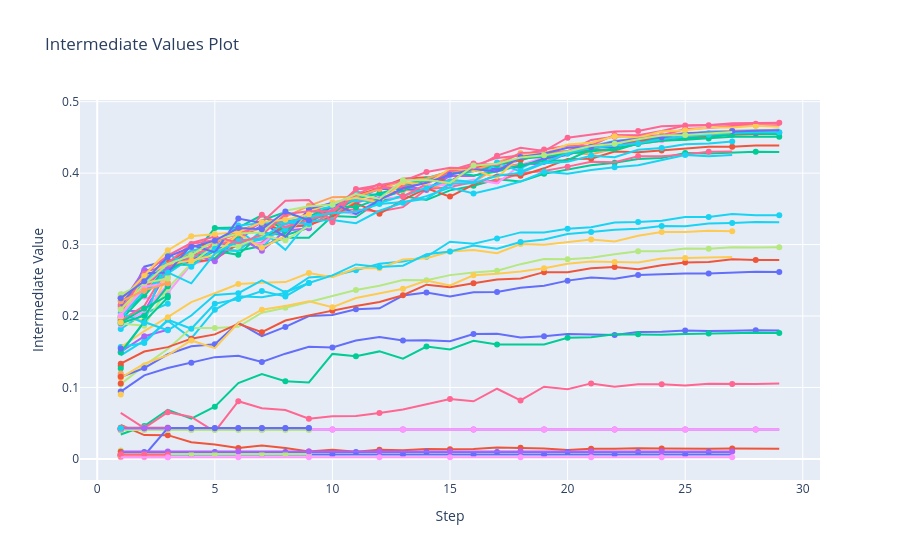

Notebook cell for this chart:
### Code cell
optuna.visualization.plot_intermediate_values(study).show()

### Figure 1 — Plotly figure (JSON) as saved in the notebook; plotly's stock layout.template omitted (floating-point values rounded to 4 significant figures)
{"data": [{"marker": {"maxdisplayed": 10}, "mode": "lines+markers", "name": "Trial0", "type": "scatter", "x": [1, 2, 3, 4, 5, 6, 7, 8, 9, 10, 11, 12, 13, 14, 15, 16, 17, 18, 19, 20, 21, 22, 23, 24, 25, 26, 27, 28, 29], "y": [0.09426, 0.1169, 0.1273, 0.1346, 0.1424, 0.1443, 0.1356, 0.1473, 0.1571, 0.1558, 0.1658, 0.1707, 0.1658, 0.166, 0.1648, 0.1748, 0.1752, 0.1698, 0.1716, 0.1748, 0.174, 0.1733, 0.1777, 0.1778, 0.1799, 0.1791, 0.1795, 0.1802, 0.1796]}, {"marker": {"maxdisplayed": 10}, "mode": "lines+markers", "name": "Trial1", "type": "scatter", "x": [1, 2, 3, 4, 5, 6, 7, 8, 9, 10, 11, 12, 13, 14, 15, 16, 17, 18, 19, 20, 21, 22, 23, 24, 25, 26, 27, 28, 29], "y": [0.04762, 0.03336, 0.03326, 0.02321, 0.02006, 0.01514, 0.01875, 0.01536, 0.01048, 0.01283, 0.01001, 0.01271, 0.01224, 0.01383, 0.01336, 0.0137, 0.01585, 0.01549, 0.01458, 0.01247, 0.01425, 0.0142, 0.01497, 0.01469, 0.01427, 0.0142, 0.0145, 0.01392, 0.01407]}, {"marker": {"maxdisplayed": 10}, "mode": "lines+markers", "name": "Trial2", "type": "scatter", "x": [1, 2, 3, 4, 5, 6, 7, 8, 9, 10, 11, 12, 13, 14, 15, 16, 17, 18, 19, 20, 21, 22, 23, 24, 25, 26, 27, 28, 29], "y": [0.03414, 0.04605, 0.06877, 0.05626, 0.07297, 0.1062, 0.1187, 0.1088, 0.1071, 0.1469, 0.1436, 0.1505, 0.1403, 0.1572, 0.1532, 0.1653, 0.1602, 0.1606, 0.1603, 0.1695, 0.1701, 0.1743, 0.1744, 0.1737, 0.1748, 0.1754, 0.1762, 0.1764, 0.1762]}, {"marker": {"maxdisplayed": 10}, "mode": "lines+markers", "name": "Trial3", "type": "scatter", "x": [1, 2, 3, 4, 5, 6, 7, 8, 9, 10, 11, 12, 13, 14, 15, 16, 17, 18, 19, 20, 21, 22, 23, 24, 25, 26, 27, 28, 29], "y": [0.04114, 0.04114, 0.04114, 0.04114, 0.04114, 0.04114, 0.04114, 0.04114, 0.04114, 0.04114, 0.04114, 0.04114, 0.04114, 0.04114, 0.04114, 0.04114, 0.04114, 0.04114, 0.04114, 0.04114, 0.04114, 0.04114, 0.04114, 0.04114, 0.04114, 0.04114, 0.04114, 0.04114, 0.04114]}, {"marker": {"maxdisplayed": 10}, "mode": "lines+markers", "name": "Trial4", "type": "scatter", "x": [1, 2, 3], "y": [0.04395, 0.04395, 0.04395]}, {"marker": {"maxdisplayed": 10}, "mode": "lines+markers", "name": "Trial5", "type": "scatter", "x": [1, 2, 3, 4, 5, 6, 7, 8, 9, 10, 11, 12, 13, 14, 15, 16, 17, 18, 19, 20, 21, 22, 23, 24, 25, 26, 27, 28, 29], "y": [0.1449, 0.1655, 0.1933, 0.1688, 0.2087, 0.2277, 0.2262, 0.2323, 0.2539, 0.2565, 0.264, 0.273, 0.2764, 0.2829, 0.304, 0.3011, 0.3086, 0.317, 0.3169, 0.3221, 0.3243, 0.3309, 0.3317, 0.3334, 0.3385, 0.3386, 0.3427, 0.3412, 0.3411]}, {"marker": {"maxdisplayed": 10}, "mode": "lines+markers", "name": "Trial6", "type": "scatter", "x": [1, 2, 3, 4, 5, 6, 7, 8, 9, 10, 11, 12, 13, 14, 15, 16, 17, 18, 19, 20, 21, 22, 23, 24, 25, 26, 27, 28, 29], "y": [0.06437, 0.04305, 0.0654, 0.05877, 0.0382, 0.08078, 0.0708, 0.06839, 0.05612, 0.05955, 0.06013, 0.06411, 0.06921, 0.07633, 0.08366, 0.08065, 0.0982, 0.08191, 0.101, 0.09756, 0.1057, 0.1009, 0.1046, 0.1043, 0.1026, 0.1053, 0.1048, 0.1047, 0.1055]}, {"marker": {"maxdisplayed": 10}, "mode": "lines+markers", "name": "Trial7", "type": "scatter", "x": [1, 2, 3, 4, 5, 6, 7, 8, 9, 10, 11, 12, 13, 14, 15, 16, 17, 18, 19, 20, 21, 22, 23, 24, 25, 26, 27, 28, 29], "y": [0.1046, 0.1306, 0.1538, 0.1833, 0.1832, 0.1849, 0.2047, 0.2115, 0.2197, 0.2283, 0.2365, 0.2425, 0.2504, 0.25, 0.2572, 0.2608, 0.2633, 0.2726, 0.2797, 0.2794, 0.2816, 0.2863, 0.2905, 0.2905, 0.2943, 0.2943, 0.2964, 0.2959, 0.2964]}, {"marker": {"maxdisplayed": 10}, "mode": "lines+markers", "name": "Trial8", "type": "scatter", "x": [1, 2, 3, 4, 5, 6, 7, 8, 9, 10, 11, 12, 13, 14, 15, 16, 17, 18, 19, 20, 21, 22, 23, 24, 25, 26, 27, 28, 29], "y": [0.04104, 0.04104, 0.04104, 0.04104, 0.04104, 0.04104, 0.04104, 0.04104, 0.04104, 0.04104, 0.04104, 0.04104, 0.04104, 0.04104, 0.04104, 0.04104, 0.04104, 0.04104, 0.04104, 0.04104, 0.04104, 0.04104, 0.04104, 0.04104, 0.04104, 0.04104, 0.04104, 0.04104, 0.04104]}, {"marker": {"maxdisplayed": 10}, "mode": "lines+markers", "name": "Trial9", "type": "scatter", "x": [1], "y": [0.09013]}, {"marker": {"maxdisplayed": 10}, "mode": "lines+markers", "name": "Trial10", "type": "scatter", "x": [1, 2, 3, 4, 5, 6, 7, 8, 9, 10, 11, 12, 13, 14, 15, 16, 17, 18, 19, 20, 21, 22, 23, 24, 25, 26, 27, 28, 29], "y": [0.1147, 0.1271, 0.1464, 0.1577, 0.1605, 0.1907, 0.1717, 0.1847, 0.2001, 0.2015, 0.2095, 0.2108, 0.2286, 0.233, 0.2275, 0.2331, 0.2337, 0.2395, 0.2423, 0.2495, 0.2539, 0.252, 0.2575, 0.2589, 0.2595, 0.2595, 0.2609, 0.262, 0.2616]}, {"marker": {"maxdisplayed": 10}, "mode": "lines+markers", "name": "Trial11", "type": "scatter", "x": [1], "y": [0.1301]}, {"marker": {"maxdisplayed": 10}, "mode": "lines+markers", "name": "Trial12", "type": "scatter", "x": [1, 2, 3, 4, 5, 6, 7, 8, 9], "y": [0.04182, 0.04182, 0.04182, 0.04182, 0.04182, 0.04182, 0.04182, 0.04182, 0.04182]}, {"marker": {"maxdisplayed": 10}, "mode": "lines+markers", "name": "Trial13", "type": "scatter", "x": [1, 2, 3], "y": [0.1497, 0.1717, 0.1807]}, {"marker": {"maxdisplayed": 10}, "mode": "lines+markers", "name": "Trial14", "type": "scatter", "x": [1], "y": [0.1145]}, {"marker": {"maxdisplayed": 10}, "mode": "lines+markers", "name": "Trial15", "type": "scatter", "x": [1, 2, 3, 4, 5, 6, 7, 8, 9], "y": [0.1566, 0.1622, 0.1947, 0.1822, 0.2171, 0.2237, 0.2351, 0.2274, 0.2462]}, {"marker": {"maxdisplayed": 10}, "mode": "lines+markers", "name": "Trial16", "type": "scatter", "x": [1], "y": [0.04053]}, {"marker": {"maxdisplayed": 10}, "mode": "lines+markers", "name": "Trial17", "type": "scatter", "x": [1], "y": [0.1043]}, {"marker": {"maxdisplayed": 10}, "mode": "lines+markers", "name": "Trial18", "type": "scatter", "x": [1, 2, 3], "y": [0.04233, 0.04233, 0.04233]}, {"marker": {"maxdisplayed": 10}, "mode": "lines+markers", "name": "Trial19", "type": "scatter", "x": [1, 2, 3, 4, 5, 6, 7, 8, 9, 10, 11, 12, 13, 14, 15, 16, 17, 18, 19, 20, 21, 22, 23, 24, 25, 26, 27], "y": [0.156, 0.179, 0.1984, 0.2195, 0.2319, 0.2447, 0.2467, 0.2475, 0.2601, 0.2543, 0.2668, 0.2668, 0.2792, 0.2809, 0.2902, 0.2923, 0.2878, 0.3008, 0.2998, 0.3031, 0.3072, 0.3043, 0.3124, 0.3177, 0.3176, 0.3192, 0.3186]}, {"marker": {"maxdisplayed": 10}, "mode": "lines+markers", "name": "Trial20", "type": "scatter", "x": [1, 2, 3], "y": [0.005633, 0.005633, 0.005633]}, {"marker": {"maxdisplayed": 10}, "mode": "lines+markers", "name": "Trial21", "type": "scatter", "x": [1, 2, 3, 4, 5, 6, 7, 8, 9, 10, 11, 12, 13, 14, 15, 16, 17, 18, 19, 20, 21, 22, 23, 24, 25, 26, 27, 28, 29], "y": [0.1332, 0.1503, 0.1565, 0.1683, 0.1743, 0.1891, 0.1773, 0.1937, 0.2009, 0.2075, 0.2141, 0.2197, 0.229, 0.2439, 0.2402, 0.2457, 0.2511, 0.2525, 0.2614, 0.2613, 0.2669, 0.2686, 0.2656, 0.2709, 0.275, 0.2757, 0.2796, 0.2784, 0.2784]}, {"marker": {"maxdisplayed": 10}, "mode": "lines+markers", "name": "Trial22", "type": "scatter", "x": [1], "y": [0.1264]}, {"marker": {"maxdisplayed": 10}, "mode": "lines+markers", "name": "Trial24", "type": "scatter", "x": [1], "y": [0.1166]}, {"marker": {"maxdisplayed": 10}, "mode": "lines+markers", "name": "Trial25", "type": "scatter", "x": [1], "y": [0.1197]}, {"marker": {"maxdisplayed": 10}, "mode": "lines+markers", "name": "Trial26", "type": "scatter", "x": [1, 2, 3, 4, 5, 6, 7, 8, 9, 10, 11, 12, 13, 14, 15, 16, 17, 18, 19, 20, 21, 22, 23, 24, 25, 26, 27, 28, 29], "y": [0.1476, 0.1917, 0.18, 0.2006, 0.2295, 0.232, 0.2498, 0.2332, 0.2462, 0.2569, 0.2722, 0.2685, 0.2705, 0.2865, 0.2902, 0.2988, 0.2941, 0.3035, 0.307, 0.3147, 0.3178, 0.3207, 0.3223, 0.3261, 0.3258, 0.3295, 0.3303, 0.3314, 0.3314]}, {"marker": {"maxdisplayed": 10}, "mode": "lines+markers", "name": "Trial27", "type": "scatter", "x": [1], "y": [0.005577]}, {"marker": {"maxdisplayed": 10}, "mode": "lines+markers", "name": "Trial28", "type": "scatter", "x": [1, 2, 3, 4, 5, 6, 7, 8, 9], "y": [0.04038, 0.04038, 0.04038, 0.04038, 0.04038, 0.04038, 0.04038, 0.04038, 0.04038]}, {"marker": {"maxdisplayed": 10}, "mode": "lines+markers", "name": "Trial29", "type": "scatter", "x": [1, 2, 3], "y": [0.002302, 0.002327, 0.00233]}, {"marker": {"maxdisplayed": 10}, "mode": "lines+markers", "name": "Trial30", "type": "scatter", "x": [1, 2, 3, 4, 5, 6, 7, 8, 9, 10, 11, 12, 13, 14, 15, 16, 17, 18, 19, 20, 21, 22, 23, 24, 25, 26, 27], "y": [0.1133, 0.1332, 0.1452, 0.1658, 0.1551, 0.1906, 0.2089, 0.2139, 0.2206, 0.2122, 0.2252, 0.232, 0.2382, 0.2496, 0.2429, 0.2569, 0.2591, 0.2623, 0.2668, 0.273, 0.2763, 0.2756, 0.2749, 0.2805, 0.2811, 0.2822, 0.2826]}, {"marker": {"maxdisplayed": 10}, "mode": "lines+markers", "name": "Trial31", "type": "scatter", "x": [1], "y": [0.04166]}, {"marker": {"maxdisplayed": 10}, "mode": "lines+markers", "name": "Trial32", "type": "scatter", "x": [1], "y": [0.115]}, {"marker": {"maxdisplayed": 10}, "mode": "lines+markers", "name": "Trial33", "type": "scatter", "x": [1, 2, 3, 4, 5, 6, 7, 8, 9, 10, 11, 12, 13, 14, 15, 16, 17, 18, 19, 20, 21, 22, 23, 24, 25, 26, 27, 28, 29], "y": [0.2258, 0.2284, 0.2639, 0.2877, 0.2923, 0.2914, 0.2979, 0.3096, 0.3094, 0.3401, 0.3386, 0.3611, 0.3681, 0.3624, 0.3759, 0.3822, 0.3913, 0.3884, 0.399, 0.4046, 0.411, 0.4144, 0.4198, 0.4213, 0.4283, 0.4276, 0.4286, 0.4299, 0.4296]}, {"marker": {"maxdisplayed": 10}, "mode": "lines+markers", "name": "Trial34", "type": "scatter", "x": [1, 2, 3, 4, 5, 6, 7, 8, 9, 10, 11, 12, 13, 14, 15, 16, 17, 18, 19, 20, 21, 22, 23, 24, 25, 26, 27, 28, 29], "y": [0.2077, 0.2064, 0.2634, 0.2791, 0.2935, 0.3103, 0.3319, 0.327, 0.3398, 0.3378, 0.3584, 0.3681, 0.3826, 0.3763, 0.3962, 0.3958, 0.4069, 0.4127, 0.4127, 0.4279, 0.4369, 0.4377, 0.4439, 0.4462, 0.4534, 0.4555, 0.4569, 0.4573, 0.4567]}, {"marker": {"maxdisplayed": 10}, "mode": "lines+markers", "name": "Trial35", "type": "scatter", "x": [1, 2, 3, 4, 5, 6, 7, 8, 9, 10, 11, 12, 13, 14, 15, 16, 17, 18, 19, 20, 21, 22, 23, 24, 25, 26, 27, 28, 29], "y": [0.1983, 0.2378, 0.26, 0.2857, 0.2963, 0.3126, 0.323, 0.3298, 0.3415, 0.3359, 0.3617, 0.3639, 0.3761, 0.3761, 0.3883, 0.3873, 0.408, 0.4116, 0.4177, 0.4292, 0.4262, 0.4345, 0.441, 0.4448, 0.4487, 0.4514, 0.4538, 0.4545, 0.4544]}, {"marker": {"maxdisplayed": 10}, "mode": "lines+markers", "name": "Trial36", "type": "scatter", "x": [1, 2, 3, 4, 5, 6, 7, 8, 9, 10, 11, 12, 13, 14, 15, 16, 17, 18, 19, 20, 21, 22, 23, 24, 25, 26, 27, 28, 29], "y": [0.2213, 0.2539, 0.2771, 0.2815, 0.3226, 0.3209, 0.2951, 0.3332, 0.3362, 0.3525, 0.3743, 0.3683, 0.3841, 0.392, 0.3995, 0.4029, 0.4075, 0.4067, 0.4219, 0.4265, 0.4377, 0.4451, 0.4483, 0.4501, 0.4547, 0.4583, 0.4589, 0.4598, 0.4606]}, {"marker": {"maxdisplayed": 10}, "mode": "lines+markers", "name": "Trial37", "type": "scatter", "x": [1, 2, 3, 4, 5, 6, 7, 8, 9, 10, 11, 12, 13, 14, 15, 16, 17, 18, 19, 20, 21, 22, 23, 24, 25, 26, 27], "y": [0.222, 0.2431, 0.2725, 0.2758, 0.2924, 0.2976, 0.303, 0.3283, 0.3252, 0.3463, 0.3493, 0.3463, 0.3524, 0.3774, 0.3807, 0.3874, 0.3889, 0.3997, 0.4029, 0.4091, 0.416, 0.4152, 0.4235, 0.4237, 0.426, 0.4298, 0.4304]}, {"marker": {"maxdisplayed": 10}, "mode": "lines+markers", "name": "Trial38", "type": "scatter", "x": [1, 2, 3], "y": [0.2133, 0.2349, 0.2553]}, {"marker": {"maxdisplayed": 10}, "mode": "lines+markers", "name": "Trial39", "type": "scatter", "x": [1, 2, 3, 4, 5, 6, 7, 8, 9, 10, 11, 12, 13, 14, 15, 16, 17, 18, 19, 20, 21, 22, 23, 24, 25, 26, 27], "y": [0.2333, 0.2241, 0.2324, 0.2724, 0.2804, 0.3066, 0.3007, 0.3265, 0.3293, 0.3491, 0.3417, 0.3651, 0.3659, 0.3834, 0.3835, 0.391, 0.3857, 0.4117, 0.4219, 0.4294, 0.4332, 0.4381, 0.4412, 0.4459, 0.4498, 0.4541, 0.453]}, {"marker": {"maxdisplayed": 10}, "mode": "lines+markers", "name": "Trial40", "type": "scatter", "x": [1], "y": [0.006828]}, {"marker": {"maxdisplayed": 10}, "mode": "lines+markers", "name": "Trial41", "type": "scatter", "x": [1, 2, 3, 4, 5, 6, 7, 8, 9, 10, 11, 12, 13, 14, 15, 16, 17, 18, 19, 20, 21, 22, 23, 24, 25, 26, 27, 28, 29], "y": [0.1971, 0.269, 0.2777, 0.2798, 0.2908, 0.3089, 0.3265, 0.3331, 0.3288, 0.3543, 0.3664, 0.3777, 0.3782, 0.3755, 0.4002, 0.4085, 0.4055, 0.4091, 0.4205, 0.4253, 0.437, 0.436, 0.4484, 0.4458, 0.4524, 0.4539, 0.4551, 0.4559, 0.4559]}, {"marker": {"maxdisplayed": 10}, "mode": "lines+markers", "name": "Trial42", "type": "scatter", "x": [1, 2, 3, 4, 5, 6, 7, 8, 9, 10, 11, 12, 13, 14, 15, 16, 17, 18, 19, 20, 21, 22, 23, 24, 25, 26, 27, 28, 29], "y": [0.2197, 0.2372, 0.2752, 0.2751, 0.2795, 0.301, 0.3092, 0.324, 0.3274, 0.3392, 0.3582, 0.343, 0.3625, 0.3787, 0.3672, 0.384, 0.3981, 0.3964, 0.4067, 0.4196, 0.4203, 0.4302, 0.4294, 0.4318, 0.4343, 0.4368, 0.4371, 0.4385, 0.4386]}, {"marker": {"maxdisplayed": 10}, "mode": "lines+markers", "name": "Trial43", "type": "scatter", "x": [1, 2, 3, 4, 5, 6, 7, 8, 9], "y": [0.1943, 0.2291, 0.2717, 0.2718, 0.2913, 0.2856, 0.3168, 0.3131, 0.3234]}, {"marker": {"maxdisplayed": 10}, "mode": "lines+markers", "name": "Trial44", "type": "scatter", "x": [1, 2, 3, 4, 5, 6, 7, 8, 9], "y": [0.2248, 0.2396, 0.2711, 0.2865, 0.2767, 0.3109, 0.2915, 0.3194, 0.3229]}, {"marker": {"maxdisplayed": 10}, "mode": "lines+markers", "name": "Trial45", "type": "scatter", "x": [1], "y": [0.04195]}, {"marker": {"maxdisplayed": 10}, "mode": "lines+markers", "name": "Trial46", "type": "scatter", "x": [1, 2, 3, 4, 5, 6, 7, 8, 9, 10, 11, 12, 13, 14, 15, 16, 17, 18, 19, 20, 21, 22, 23, 24, 25, 26, 27], "y": [0.1995, 0.259, 0.2596, 0.2816, 0.294, 0.2909, 0.3198, 0.2927, 0.333, 0.3345, 0.3299, 0.3473, 0.3585, 0.3678, 0.3798, 0.3714, 0.3792, 0.3882, 0.402, 0.399, 0.4044, 0.4083, 0.4109, 0.4183, 0.4254, 0.4237, 0.4254]}, {"marker": {"maxdisplayed": 10}, "mode": "lines+markers", "name": "Trial47", "type": "scatter", "x": [1, 2, 3], "y": [0.004711, 0.004725, 0.00475]}, {"marker": {"maxdisplayed": 10}, "mode": "lines+markers", "name": "Trial49", "type": "scatter", "x": [1], "y": [0.01184]}, {"marker": {"maxdisplayed": 10}, "mode": "lines+markers", "name": "Trial50", "type": "scatter", "x": [1, 2, 3], "y": [0.2101, 0.235, 0.2536]}, {"marker": {"maxdisplayed": 10}, "mode": "lines+markers", "name": "Trial51", "type": "scatter", "x": [1, 2, 3], "y": [0.2272, 0.2502, 0.247]}, {"marker": {"maxdisplayed": 10}, "mode": "lines+markers", "name": "Trial52", "type": "scatter", "x": [1, 2, 3, 4, 5, 6, 7, 8, 9, 10, 11, 12, 13, 14, 15, 16, 17, 18, 19, 20, 21, 22, 23, 24, 25, 26, 27], "y": [0.006166, 0.006191, 0.006178, 0.006253, 0.0062, 0.006132, 0.006224, 0.006156, 0.006158, 0.006143, 0.006227, 0.006153, 0.006123, 0.006236, 0.006217, 0.00621, 0.00616, 0.006174, 0.006173, 0.006186, 0.006134, 0.006201, 0.006204, 0.006178, 0.006236, 0.006183, 0.006208]}, {"marker": {"maxdisplayed": 10}, "mode": "lines+markers", "name": "Trial53", "type": "scatter", "x": [1, 2, 3, 4, 5, 6, 7, 8, 9, 10, 11, 12, 13, 14, 15, 16, 17, 18, 19, 20, 21, 22, 23, 24, 25, 26, 27, 28, 29], "y": [0.2237, 0.2444, 0.273, 0.2971, 0.3019, 0.3191, 0.3305, 0.3179, 0.3475, 0.3426, 0.369, 0.3788, 0.3922, 0.3941, 0.3882, 0.4087, 0.4111, 0.4179, 0.4276, 0.4276, 0.4332, 0.442, 0.4457, 0.4478, 0.4497, 0.4526, 0.4539, 0.4547, 0.4553]}, {"marker": {"maxdisplayed": 10}, "mode": "lines+markers", "name": "Trial54", "type": "scatter", "x": [1, 2, 3, 4, 5, 6, 7, 8, 9, 10, 11, 12, 13, 14, 15, 16, 17, 18, 19, 20, 21, 22, 23, 24, 25, 26, 27, 28, 29], "y": [0.2145, 0.2581, 0.2634, 0.2822, 0.3232, 0.3238, 0.341, 0.3188, 0.3392, 0.3543, 0.3521, 0.3645, 0.3751, 0.391, 0.3989, 0.4027, 0.4116, 0.42, 0.423, 0.4274, 0.4302, 0.4344, 0.4408, 0.4452, 0.4465, 0.4486, 0.4508, 0.4509, 0.4508]}, {"marker": {"maxdisplayed": 10}, "mode": "lines+markers", "name": "Trial55", "type": "scatter", "x": [1, 2, 3, 4, 5, 6, 7, 8, 9], "y": [0.04301, 0.04301, 0.04301, 0.04301, 0.04301, 0.04301, 0.04301, 0.04301, 0.04301]}, {"marker": {"maxdisplayed": 10}, "mode": "lines+markers", "name": "Trial56", "type": "scatter", "x": [1], "y": [0.006174]}, {"marker": {"maxdisplayed": 10}, "mode": "lines+markers", "name": "Trial57", "type": "scatter", "x": [1, 2, 3], "y": [0.1818, 0.2035, 0.2171]}, {"marker": {"maxdisplayed": 10}, "mode": "lines+markers", "name": "Trial58", "type": "scatter", "x": [1], "y": [0.005184]}, {"marker": {"maxdisplayed": 10}, "mode": "lines+markers", "name": "Trial59", "type": "scatter", "x": [1, 2, 3], "y": [0.2002, 0.2485, 0.2703]}, {"marker": {"maxdisplayed": 10}, "mode": "lines+markers", "name": "Trial60", "type": "scatter", "x": [1], "y": [0.04212]}, {"marker": {"maxdisplayed": 10}, "mode": "lines+markers", "name": "Trial61", "type": "scatter", "x": [1, 2, 3], "y": [0.1956, 0.1939, 0.2573]}, {"marker": {"maxdisplayed": 10}, "mode": "lines+markers", "name": "Trial62", "type": "scatter", "x": [1, 2, 3, 4, 5, 6, 7, 8, 9], "y": [0.004736, 0.004728, 0.04326, 0.04326, 0.04326, 0.04326, 0.04326, 0.04326, 0.04326]}, {"marker": {"maxdisplayed": 10}, "mode": "lines+markers", "name": "Trial64", "type": "scatter", "x": [1], "y": [0.04273]}, {"marker": {"maxdisplayed": 10}, "mode": "lines+markers", "name": "Trial65", "type": "scatter", "x": [1, 2, 3, 4, 5, 6, 7, 8, 9, 10, 11, 12, 13, 14, 15, 16, 17, 18, 19, 20, 21, 22, 23, 24, 25, 26, 27, 28, 29], "y": [0.2033, 0.2282, 0.2684, 0.2884, 0.2806, 0.3136, 0.3339, 0.3453, 0.3333, 0.3452, 0.364, 0.3717, 0.3807, 0.3929, 0.4023, 0.3967, 0.4023, 0.411, 0.4168, 0.418, 0.4329, 0.4315, 0.4414, 0.4496, 0.4485, 0.45, 0.4547, 0.4554, 0.4544]}, {"marker": {"maxdisplayed": 10}, "mode": "lines+markers", "name": "Trial66", "type": "scatter", "x": [1], "y": [0.006113]}, {"marker": {"maxdisplayed": 10}, "mode": "lines+markers", "name": "Trial67", "type": "scatter", "x": [1, 2, 3, 4, 5, 6, 7, 8, 9, 10, 11, 12, 13, 14, 15, 16, 17, 18, 19, 20, 21, 22, 23, 24, 25, 26, 27, 28, 29], "y": [0.2166, 0.262, 0.2716, 0.2898, 0.3036, 0.3155, 0.3233, 0.3388, 0.3542, 0.3664, 0.3669, 0.3777, 0.3892, 0.3921, 0.4031, 0.4042, 0.4145, 0.4278, 0.4286, 0.4312, 0.438, 0.4432, 0.4494, 0.4531, 0.4561, 0.4568, 0.4595, 0.4598, 0.4608]}, {"marker": {"maxdisplayed": 10}, "mode": "lines+markers", "name": "Trial69", "type": "scatter", "x": [1, 2, 3, 4, 5, 6, 7, 8, 9, 10, 11, 12, 13, 14, 15, 16, 17, 18, 19, 20, 21, 22, 23, 24, 25, 26, 27, 28, 29], "y": [0.207, 0.2488, 0.2719, 0.2919, 0.2967, 0.3011, 0.307, 0.3215, 0.3466, 0.3534, 0.3629, 0.3581, 0.368, 0.3793, 0.3907, 0.3875, 0.415, 0.4019, 0.4148, 0.4279, 0.4352, 0.4382, 0.4419, 0.4475, 0.4513, 0.4537, 0.4562, 0.4571, 0.4574]}, {"marker": {"maxdisplayed": 10}, "mode": "lines+markers", "name": "Trial70", "type": "scatter", "x": [1, 2, 3, 4, 5, 6, 7, 8, 9, 10, 11, 12, 13, 14, 15, 16, 17, 18, 19, 20, 21, 22, 23, 24, 25, 26, 27, 28, 29], "y": [0.1935, 0.2141, 0.2684, 0.2814, 0.3011, 0.3031, 0.3418, 0.3245, 0.3346, 0.346, 0.3696, 0.3853, 0.3671, 0.3852, 0.4023, 0.4105, 0.4213, 0.4247, 0.433, 0.4384, 0.4386, 0.4535, 0.4531, 0.459, 0.4667, 0.4672, 0.4684, 0.4693, 0.4694]}, {"marker": {"maxdisplayed": 10}, "mode": "lines+markers", "name": "Trial71", "type": "scatter", "x": [1, 2, 3, 4, 5, 6, 7, 8, 9], "y": [0.1894, 0.1864, 0.2388, 0.2739, 0.2985, 0.2978, 0.3127, 0.3061, 0.3266]}, {"marker": {"maxdisplayed": 10}, "mode": "lines+markers", "name": "Trial72", "type": "scatter", "x": [1, 2, 3], "y": [0.1881, 0.2065, 0.2442]}, {"marker": {"maxdisplayed": 10}, "mode": "lines+markers", "name": "Trial73", "type": "scatter", "x": [1, 2, 3], "y": [0.1992, 0.2418, 0.2443]}, {"marker": {"maxdisplayed": 10}, "mode": "lines+markers", "name": "Trial74", "type": "scatter", "x": [1, 2, 3, 4, 5, 6, 7, 8, 9, 10, 11, 12, 13, 14, 15, 16, 17, 18, 19, 20, 21, 22, 23, 24, 25, 26, 27], "y": [0.009705, 0.009757, 0.009704, 0.009738, 0.009656, 0.009684, 0.009707, 0.009661, 0.009732, 0.00966, 0.009621, 0.009778, 0.009694, 0.009657, 0.009718, 0.009669, 0.00968, 0.009623, 0.009666, 0.009699, 0.009715, 0.009715, 0.009625, 0.009704, 0.009746, 0.009643, 0.009626]}, {"marker": {"maxdisplayed": 10}, "mode": "lines+markers", "name": "Trial75", "type": "scatter", "x": [1], "y": [0.004112]}, {"marker": {"maxdisplayed": 10}, "mode": "lines+markers", "name": "Trial76", "type": "scatter", "x": [1, 2, 3], "y": [0.1491, 0.1922, 0.226]}, {"marker": {"maxdisplayed": 10}, "mode": "lines+markers", "name": "Trial77", "type": "scatter", "x": [1, 2, 3], "y": [0.2156, 0.2643, 0.265]}, {"marker": {"maxdisplayed": 10}, "mode": "lines+markers", "name": "Trial78", "type": "scatter", "x": [1, 2, 3], "y": [0.004284, 0.0043, 0.004277]}, {"marker": {"maxdisplayed": 10}, "mode": "lines+markers", "name": "Trial79", "type": "scatter", "x": [1, 2, 3, 4, 5, 6, 7, 8, 9], "y": [0.2045, 0.1902, 0.2866, 0.2691, 0.2941, 0.3265, 0.3301, 0.3311, 0.3287]}, {"marker": {"maxdisplayed": 10}, "mode": "lines+markers", "name": "Trial80", "type": "scatter", "x": [1, 2, 3, 4, 5, 6, 7, 8, 9, 10, 11, 12, 13, 14, 15, 16, 17, 18, 19, 20, 21, 22, 23, 24, 25, 26, 27, 28, 29], "y": [0.2141, 0.2399, 0.2742, 0.3008, 0.3063, 0.3148, 0.3308, 0.3613, 0.3624, 0.3313, 0.3774, 0.3785, 0.3807, 0.3862, 0.4039, 0.4133, 0.4115, 0.4281, 0.4294, 0.4303, 0.4465, 0.4508, 0.4523, 0.4532, 0.4618, 0.4633, 0.4659, 0.4665, 0.4665]}, {"marker": {"maxdisplayed": 10}, "mode": "lines+markers", "name": "Trial81", "type": "scatter", "x": [1, 2, 3, 4, 5, 6, 7, 8, 9], "y": [0.006778, 0.00685, 0.006809, 0.006823, 0.006849, 0.006827, 0.006791, 0.006784, 0.006779]}, {"marker": {"maxdisplayed": 10}, "mode": "lines+markers", "name": "Trial82", "type": "scatter", "x": [1], "y": [0.005651]}, {"marker": {"maxdisplayed": 10}, "mode": "lines+markers", "name": "Trial83", "type": "scatter", "x": [1, 2, 3, 4, 5, 6, 7, 8, 9, 10, 11, 12, 13, 14, 15, 16, 17, 18, 19, 20, 21, 22, 23, 24, 25, 26, 27, 28, 29], "y": [0.1995, 0.2562, 0.2727, 0.2775, 0.2854, 0.3149, 0.2955, 0.3122, 0.3462, 0.3591, 0.3656, 0.3589, 0.3872, 0.3841, 0.4066, 0.4054, 0.3928, 0.4252, 0.4276, 0.4401, 0.4426, 0.4517, 0.4498, 0.4583, 0.4602, 0.4638, 0.4637, 0.4663, 0.4649]}, {"marker": {"maxdisplayed": 10}, "mode": "lines+markers", "name": "Trial85", "type": "scatter", "x": [1, 2, 3, 4, 5, 6, 7, 8, 9, 10, 11, 12, 13, 14, 15, 16, 17, 18, 19, 20, 21, 22, 23, 24, 25, 26, 27, 28, 29], "y": [0.2142, 0.2599, 0.2609, 0.2993, 0.2893, 0.3363, 0.3302, 0.311, 0.3497, 0.3586, 0.3427, 0.3627, 0.3788, 0.3866, 0.3976, 0.4058, 0.4025, 0.4225, 0.4276, 0.4354, 0.4367, 0.4442, 0.448, 0.4503, 0.4559, 0.457, 0.4591, 0.4592, 0.4599]}, {"marker": {"maxdisplayed": 10}, "mode": "lines+markers", "name": "Trial89", "type": "scatter", "x": [1], "y": [0.00997]}, {"marker": {"maxdisplayed": 10}, "mode": "lines+markers", "name": "Trial90", "type": "scatter", "x": [1, 2, 3], "y": [0.1898, 0.2005, 0.2418]}, {"marker": {"maxdisplayed": 10}, "mode": "lines+markers", "name": "Trial91", "type": "scatter", "x": [1, 2, 3], "y": [0.04275, 0.04275, 0.04275]}, {"marker": {"maxdisplayed": 10}, "mode": "lines+markers", "name": "Trial92", "type": "scatter", "x": [1], "y": [0.004606]}, {"marker": {"maxdisplayed": 10}, "mode": "lines+markers", "name": "Trial95", "type": "scatter", "x": [1, 2, 3, 4, 5, 6, 7, 8, 9, 10, 11, 12, 13, 14, 15, 16, 17, 18, 19, 20, 21, 22, 23, 24, 25, 26, 27], "y": [0.1989, 0.2348, 0.261, 0.2457, 0.2874, 0.3049, 0.3092, 0.3306, 0.3389, 0.3442, 0.3458, 0.3569, 0.3597, 0.3639, 0.3853, 0.3858, 0.3964, 0.4005, 0.4138, 0.4159, 0.4243, 0.4221, 0.4326, 0.4353, 0.4404, 0.4414, 0.4442]}, {"marker": {"maxdisplayed": 10}, "mode": "lines+markers", "name": "Trial96", "type": "scatter", "x": [1, 2, 3, 4, 5, 6, 7, 8, 9, 10, 11, 12, 13, 14, 15, 16, 17, 18, 19, 20, 21, 22, 23, 24, 25, 26, 27, 28, 29], "y": [0.205, 0.259, 0.2845, 0.3021, 0.3113, 0.3021, 0.3136, 0.3424, 0.3466, 0.3465, 0.3776, 0.3833, 0.389, 0.4015, 0.4076, 0.4064, 0.4245, 0.4354, 0.4309, 0.4496, 0.4543, 0.4584, 0.4591, 0.4657, 0.4665, 0.4671, 0.4699, 0.4705, 0.4704]}, {"marker": {"maxdisplayed": 10}, "mode": "lines+markers", "name": "Trial97", "type": "scatter", "x": [1, 2, 3, 4, 5, 6, 7, 8, 9, 10, 11, 12, 13, 14, 15, 16, 17, 18, 19, 20, 21, 22, 23, 24, 25, 26, 27], "y": [0.2089, 0.2444, 0.2728, 0.285, 0.3067, 0.3154, 0.3169, 0.3473, 0.3537, 0.3558, 0.3707, 0.3642, 0.39, 0.3904, 0.3863, 0.4105, 0.4131, 0.4218, 0.4249, 0.4303, 0.438, 0.4412, 0.4473, 0.4525, 0.4535, 0.456, 0.4577]}, {"marker": {"maxdisplayed": 10}, "mode": "lines+markers", "name": "Trial98", "type": "scatter", "x": [1, 2, 3], "y": [0.2008, 0.2409, 0.246]}, {"marker": {"maxdisplayed": 10}, "mode": "lines+markers", "name": "Trial99", "type": "scatter", "x": [1, 2, 3, 4, 5, 6, 7, 8, 9], "y": [0.2213, 0.256, 0.2919, 0.3117, 0.3149, 0.3176, 0.3314, 0.3349, 0.3421]}, {"marker": {"maxdisplayed": 10}, "mode": "lines+markers", "name": "Trial100", "type": "scatter", "x": [1], "y": [0.1546]}, {"marker": {"maxdisplayed": 10}, "mode": "lines+markers", "name": "Trial101", "type": "scatter", "x": [1], "y": [0.1055]}, {"marker": {"maxdisplayed": 10}, "mode": "lines+markers", "name": "Trial102", "type": "scatter", "x": [1, 2, 3], "y": [0.1911, 0.2104, 0.2285]}, {"marker": {"maxdisplayed": 10}, "mode": "lines+markers", "name": "Trial103", "type": "scatter", "x": [1, 2, 3, 4, 5, 6, 7, 8, 9, 10, 11, 12, 13, 14, 15, 16, 17, 18, 19, 20, 21, 22, 23, 24, 25, 26, 27], "y": [0.01022, 0.01015, 0.01026, 0.01021, 0.01019, 0.01026, 0.01018, 0.01017, 0.01018, 0.01022, 0.01017, 0.0102, 0.01022, 0.01009, 0.01022, 0.01024, 0.01017, 0.01019, 0.01022, 0.01018, 0.01023, 0.01024, 0.01021, 0.01022, 0.01028, 0.01021, 0.01018]}, {"marker": {"maxdisplayed": 10}, "mode": "lines+markers", "name": "Trial106", "type": "scatter", "x": [1, 2, 3], "y": [0.2205, 0.2359, 0.2459]}, {"marker": {"maxdisplayed": 10}, "mode": "lines+markers", "name": "Trial108", "type": "scatter", "x": [1], "y": [0.04302]}, {"marker": {"maxdisplayed": 10}, "mode": "lines+markers", "name": "Trial109", "type": "scatter", "x": [1, 2, 3], "y": [0.005994, 0.006008, 0.006058]}, {"marker": {"maxdisplayed": 10}, "mode": "lines+markers", "name": "Trial110", "type": "scatter", "x": [1, 2, 3], "y": [0.2305, 0.2461, 0.2524]}, {"marker": {"maxdisplayed": 10}, "mode": "lines+markers", "name": "Trial112", "type": "scatter", "x": [1, 2, 3, 4, 5, 6, 7, 8, 9, 10, 11, 12, 13, 14, 15, 16, 17, 18, 19, 20, 21, 22, 23, 24, 25, 26, 27], "y": [0.002412, 0.002412, 0.002412, 0.002412, 0.002412, 0.002412, 0.002412, 0.002412, 0.002412, 0.002412, 0.002412, 0.002412, 0.002412, 0.002412, 0.002412, 0.002412, 0.002412, 0.002412, 0.002412, 0.002412, 0.002412, 0.002412, 0.002412, 0.002412, 0.002412, 0.002412, 0.002412]}, {"marker": {"maxdisplayed": 10}, "mode": "lines+markers", "name": "Trial117", "type": "scatter", "x": [1], "y": [0.1908]}, {"marker": {"maxdisplayed": 10}, "mode": "lines+markers", "name": "Trial118", "type": "scatter", "x": [1, 2, 3, 4, 5, 6, 7, 8, 9], "y": [0.225, 0.2487, 0.2828, 0.2964, 0.3055, 0.3231, 0.3215, 0.3463, 0.3339]}], "layout": {"showlegend": false, "title": {"text": "Intermediate Values Plot"}, "xaxis": {"title": {"text": "Step"}}, "yaxis": {"title": {"text": "Intermediate Value"}}}}
